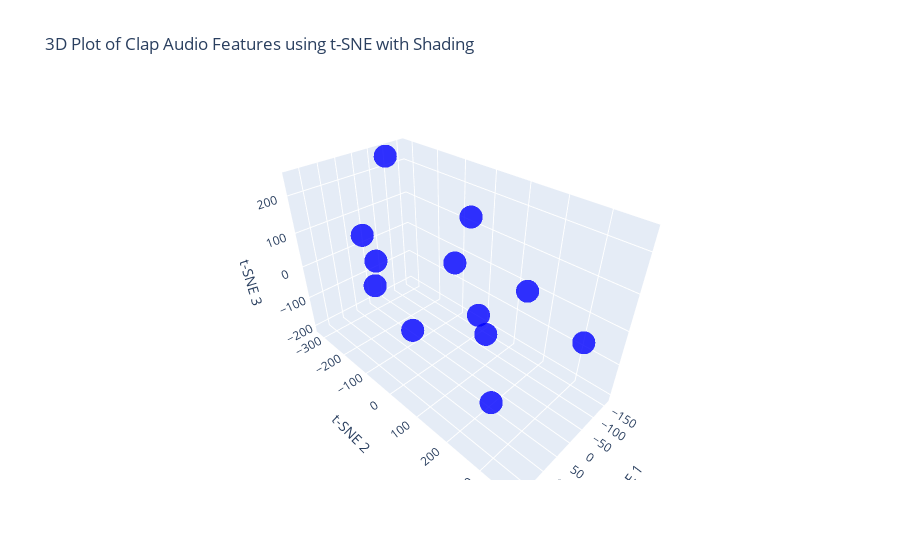

Notebook code cell kept with this figure:
### Code cell
# List of audio files for "Clap" and "Echo" categories

original_claps =['../data/claps/clap-1.wav','../data/claps/clap-2.wav','../data/claps/clap-3.wav','../data/claps/clap-4.wav','../data/claps/clap-5.wav','../data/claps/clap-6.wav']
filtered_claps =['../data/filtered_claps/clap_1.wav', '../data/filtered_claps/clap_2.wav', '../data/filtered_claps/clap_3.wav', '../data/filtered_claps/clap_4.wav', '../data/filtered_claps/clap_5.wav', '../data/filtered_claps/clap_6.wav']

claps = original_claps + filtered_claps

# Extract features from the audio files
clap_audio_features = extract_features_from_files(claps,CLAP_DURATION)

# Visualize the audio features for "Clap" and "Echo"
visualize_audio(clap_audio_features, 'Clap Audio', len(claps))

### Figure 1 — Plotly figure (JSON) as saved in the notebook; plotly's stock layout.template omitted (floating-point values rounded to 4 significant figures)
{"data": [{"marker": {"color": ["blue", "blue", "blue", "blue", "blue", "blue", "blue", "blue", "blue", "blue", "blue", "blue"], "opacity": 0.8, "size": 8}, "mode": "markers", "type": "scatter3d", "x": [-4.849, -161.0, 29.31, 45.84, 181.8, -71.25, 13.01, -83.77, 105.4, 114.7, -132.8, -23.05], "y": [373.3, 130.8, -100.1, 149.2, -16.56, -293.7, -317.5, -49.94, 247.3, -129.9, 27.01, 57.0], "z": [60.02, -19.39, -172.0, 29.74, 154.5, 243.8, 34.28, 18.83, -122.4, 4.829, -208.0, 208.2]}], "layout": {"scene": {"xaxis": {"title": {"text": "t-SNE 1"}}, "yaxis": {"title": {"text": "t-SNE 2"}}, "zaxis": {"title": {"text": "t-SNE 3"}}}, "title": {"text": "3D Plot of Clap Audio Features using t-SNE with Shading"}}}
